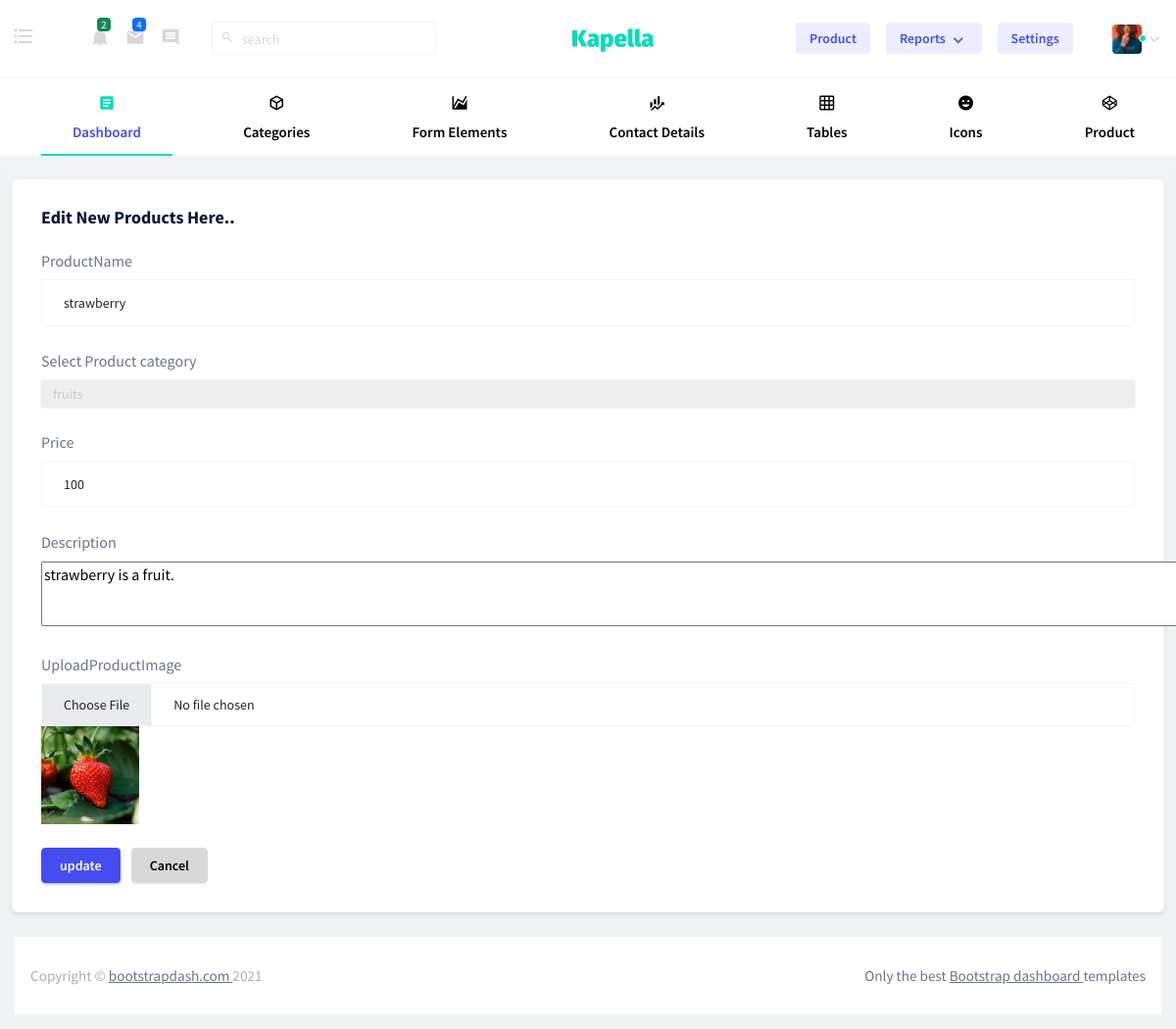
The page /Backend/edit_product/2/ on the database its author committed.
### Backend/models.py (models this page shows)
class Product_db(models.Model):
    ProductName=models.CharField(max_length=100,null=True,blank=True)
    ProductCategory=models.CharField(max_length=100,null=True,blank=True)
    Price=models.IntegerField(null=True,blank=True)
    Description=models.TextField(null=True,blank=True)
    ProductImage=models.ImageField(upload_to='ProductImage',null=True,blank=True)

### Backend/views.py (the view)
# urls.py: path('edit_product/<int:prod_id>/',views.edit_product,name="edit_product"),
def edit_product(req,prod_id):
    data=Product_db.objects.get(id=prod_id)
    cat=category_db.objects.all()
    return render(req,"edit_product.html",{'data':data,'cat':cat})

### Backend/templates/edit_product.html (shortened to what this page needs)
<!DOCTYPE html>
{% extends 'index.html' %}
{% block content %}
<html lang="en">
<head>
</head>
<body>
<div class="card">
                <div class="card-body">
                  <h4 class="card-title">Edit New Products Here..</h4>
                  <form class="forms-sample" method="post" action="{% url 'update_product' prod_id=data.id %}" enctype="multipart/form-data">
                    <div class="form-group">
                      <label for="exampleInputUsername1">ProductName</label>
                      <input type="text" class="form-control" id="exampleInputUsername1" placeholder="Productname" name="ProductName" value="{{data.ProductName}}">
                    </div>
                      <div class="form-group">
                      <label for="exampleSelectGender">Select Product category</label>
                        <select class="form-control" id="exampleSelectGender" name="ProductCategory" >
                          <option>{{data.ProductCategory}}</option>
                        </select>
                      </div>
                      <div class="form-group">
                      <label for="exampleInputUsername1">Price</label>
                      <input type="text" class="form-control" id="exampleInputPrice" placeholder="Price" name="Price" value="{{data.Price}}">
                    </div>
                    <div class="form-group">
                      <label>Description</label>
                        <textarea  name="Description" cols="163" rows="3">{{data.Description}}</textarea>
                    </div>
                    <div class="form-group">
                      <label for="exampleInputFileupload">UploadProductImage</label>
                      <input type="file" class="form-control" id="exampleInputFileupload" placeholder="ProductImage" name="ProductImage">
                      <img src="{{data.ProductImage.url}}" width="100px" height="100px">
                    </div>
                    <button type="submit" class="btn btn-primary me-2">update</button>
                    <button class="btn btn-light">Cancel</button>
                  </form>
                </div>
              </div>
</body>
</html>
{% endblock %}

### rows shown on the page
Product_db: ProductName "strawberry", ProductCategory "fruits", Price "100", Description "strawberry is a fruit.", ProductImage (picture)
